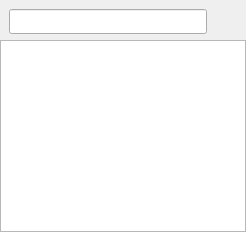
        <widget class="QWidget" name="widgetContentLeft" native="true">
         <property name="minimumSize">
          <size>
           <width>60</width>
           <height>0</height>
          </size>
         </property>
         <property name="maximumSize">
          <size>
           <width>246</width>
           <height>16777215</height>
          </size>
         </property>
         <layout class="QGridLayout" name="gridLayout_3">
          <property name="leftMargin">
           <number>0</number>
          </property>
          <property name="topMargin">
           <number>0</number>
          </property>
          <property name="rightMargin">
           <number>0</number>
          </property>
          <property name="bottomMargin">
           <number>0</number>
          </property>
          <property name="spacing">
           <number>0</number>
          </property>
          <item row="0" column="0">
           <widget class="QWidget" name="widgetContentLeftTop" native="true">
            <property name="minimumSize">
             <size>
              <width>0</width>
              <height>40</height>
             </size>
            </property>
            <property name="maximumSize">
             <size>
              <width>16777215</width>
              <height>40</height>
             </size>
            </property>
            <layout class="QGridLayout" name="gridLayout_15">
             <item row="0" column="0">
              <widget class="QLineEdit" name="lineEditSearch">
               <property name="minimumSize">
                <size>
                 <width>0</width>
                 <height>25</height>
                </size>
               </property>
              </widget>
             </item>
             <item row="0" column="1">
              <widget class="QToolButton" name="toolButtonAddObj">
               <property name="minimumSize">
                <size>
                 <width>24</width>
                 <height>24</height>
                </size>
               </property>
               <property name="maximumSize">
                <size>
                 <width>24</width>
                 <height>24</height>
                </size>
               </property>
               <property name="font">
                <font>
                 <underline>false</underline>
                </font>
               </property>
               <property name="text">
                <string/>
               </property>
               <property name="icon">
                <iconset resource="res.qrc">
                 <normaloff>:/main/res/main/main-add.png</normaloff>:/main/res/main/main-add.png</iconset>
               </property>
               <property name="checkable">
                <bool>true</bool>
               </property>
               <property name="autoRaise">
                <bool>true</bool>
               </property>
              </widget>
             </item>
            </layout>
           </widget>
          </item>
          <item row="1" column="0">
           <widget class="QWidget" name="widgetContentLeftBottom" native="true">
            <layout class="QGridLayout" name="gridLayout_14">
             <property name="leftMargin">
              <number>0</number>
             </property>
             <property name="topMargin">
              <number>0</number>
             </property>
             <property name="rightMargin">
              <number>0</number>
             </property>
             <property name="bottomMargin">
              <number>0</number>
             </property>
             <property name="spacing">
              <number>0</number>
             </property>
             <item row="0" column="0">
              <widget class="MyListWidget" name="listWidgetChatObjList"/>
             </item>
            </layout>
           </widget>
          </item>
         </layout>
        </widget>
